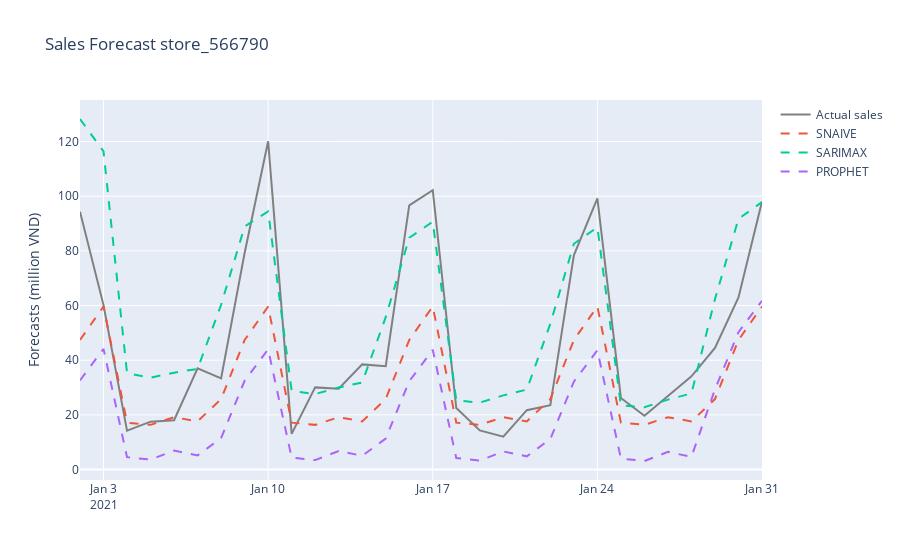

The notebook cell saved with this chart:
### Code cell
fig = go.Figure()

store = sample_ls[2]
x = sample_fc.loc[store,'fc_SNAIVE'].index

fig.add_trace(go.Scatter(x=x, 
                         y=sample_fc.loc[store,'sales'], 
                         name='Actual sales',
                         line={'color': 'grey'},
                         ))
fig.add_trace(go.Scatter(x=x, 
                         y=sample_fc.loc[store,'fc_SNAIVE'].values, 
                         name='SNAIVE',
                         line={'dash': 'dash'},
                         ))
fig.add_trace(go.Scatter(x=x, 
                         y=sample_fc.loc[store,'fc_ARIMA'], 
                         name='SARIMAX',
                         line={'dash': 'dash'},
                         ))
fig.add_trace(go.Scatter(x=x, 
                         y=sample_fc.loc[store,'fc_PROPHET']['yhat'].values, 
                         name='PROPHET',
                         line={'dash': 'dash'},
                         ))
fig.update_layout(title='Sales Forecast ' + store)
fig.update_yaxes(title_text='Forecasts (million VND)')

fig.show()
